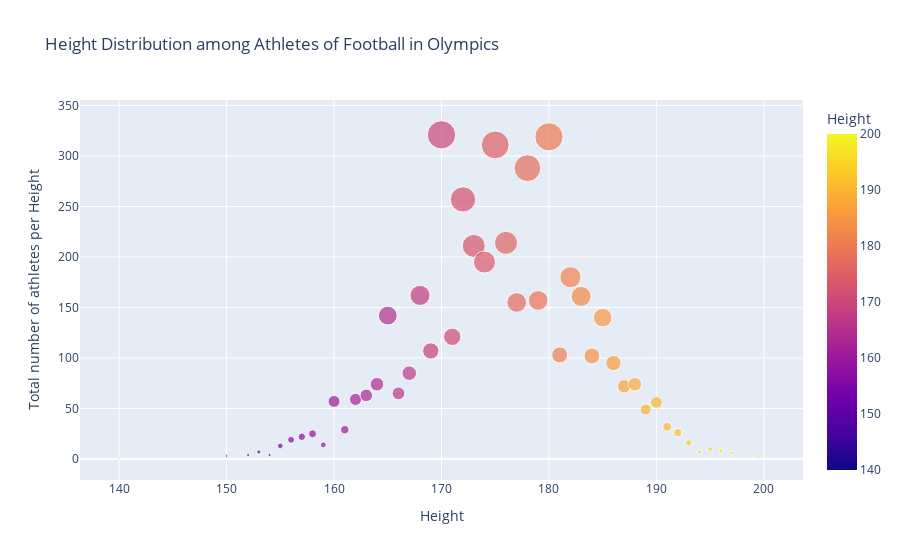

The cell this chart's notebook holds for it:
### Markdown cell above
### Height distribution  of different sports in Olympics

### Code cell
sports = ["Football", "Basketball", "Gymnastics"]
for sport in sports:
    sports_Df = athlete_events[athlete_events.Sport == sport]
    height_football = sports_Df.drop_duplicates(subset=['Team','NOC','Games','Year','City','Sport','Event','Medal'])
    height_football = sports_Df[sports_Df["Height"].notna()] # none zero values
    height_football

    athlete_height =  pd.DataFrame(dict(Athletes_Height = height_football["Sport"].groupby(height_football["Height"]).count())).reset_index()
    

    fig = px.scatter(data_frame = athlete_height, x="Height"  ,
    
    y="Athletes_Height",
    labels={"Height": "Height", "Athletes_Height": "Number of athletes at this height"},
    title=f"Height Distribution among Athletes of {sport} in Olympics",
    color="Height", size='Athletes_Height', hover_data=['Height']
    #log_y= True,
   
    
    
    )
    fig.update_layout(
            xaxis_title = "Height",
            yaxis_title = "Total number of athletes per Height ",)
    fig.show()

### Figure 1 — Plotly figure (JSON) as saved in the notebook; plotly's stock layout.template omitted (floating-point values rounded to 4 significant figures)
{"data": [{"hovertemplate": "Height=%{marker.color}<br>Number of athletes at this height=%{marker.size}<extra></extra>", "legendgroup": "", "marker": {"color": [140, 150, 152, 153, 154, 155, 156, 157, 158, 159, 160, 161, 162, 163, 164, 165, 166, 167, 168, 169, 170, 171, 172, 173, 174, 175, 176, 177, 178, 179, 180, 181, 182, 183, 184, 185, 186, 187, 188, 189, 190, 191, 192, 193, 194, 195, 196, 197, 198, 199, 200], "coloraxis": "coloraxis", "size": [1, 3, 4, 7, 4, 13, 19, 22, 25, 14, 57, 29, 59, 63, 74, 142, 65, 85, 162, 107, 321, 121, 257, 211, 195, 311, 214, 155, 288, 157, 319, 103, 180, 161, 102, 140, 95, 72, 74, 49, 56, 32, 26, 16, 7, 10, 8, 6, 2, 2, 2], "sizemode": "area", "sizeref": 0.8025, "symbol": "circle"}, "mode": "markers", "name": "", "orientation": "v", "showlegend": false, "type": "scatter", "x": [140, 150, 152, 153, 154, 155, 156, 157, 158, 159, 160, 161, 162, 163, 164, 165, 166, 167, 168, 169, 170, 171, 172, 173, 174, 175, 176, 177, 178, 179, 180, 181, 182, 183, 184, 185, 186, 187, 188, 189, 190, 191, 192, 193, 194, 195, 196, 197, 198, 199, 200], "xaxis": "x", "y": [1, 3, 4, 7, 4, 13, 19, 22, 25, 14, 57, 29, 59, 63, 74, 142, 65, 85, 162, 107, 321, 121, 257, 211, 195, 311, 214, 155, 288, 157, 319, 103, 180, 161, 102, 140, 95, 72, 74, 49, 56, 32, 26, 16, 7, 10, 8, 6, 2, 2, 2], "yaxis": "y"}], "layout": {"coloraxis": {"colorbar": {"title": {"text": "Height"}}, "colorscale": [[0, "#0d0887"], [0.1111, "#46039f"], [0.2222, "#7201a8"], [0.3333, "#9c179e"], [0.4444, "#bd3786"], [0.5556, "#d8576b"], [0.6667, "#ed7953"], [0.7778, "#fb9f3a"], [0.8889, "#fdca26"], [1, "#f0f921"]]}, "legend": {"itemsizing": "constant", "tracegroupgap": 0}, "title": {"text": "Height Distribution among Athletes of Football in Olympics"}, "xaxis": {"anchor": "y", "domain": [0, 1], "title": {"text": "Height"}}, "yaxis": {"anchor": "x", "domain": [0, 1], "title": {"text": "Total number of athletes per Height "}}}}
